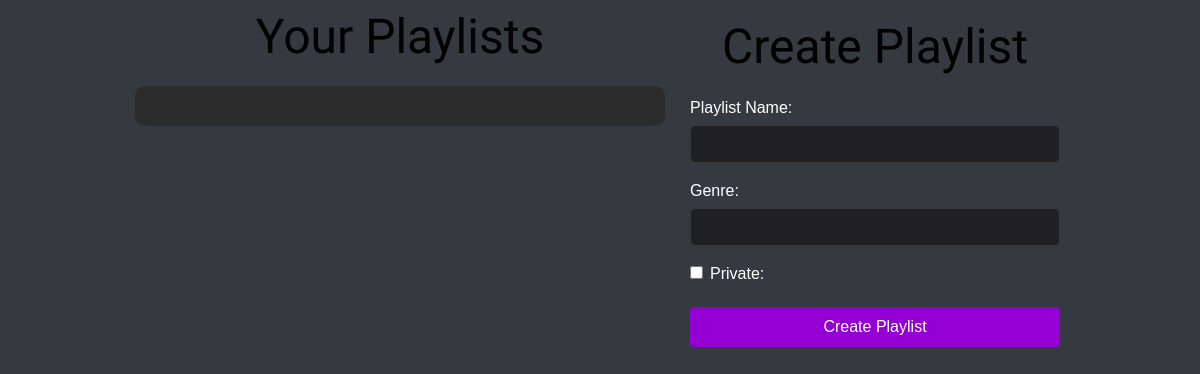
Before: /create_playlist (signed in) with the older database file.
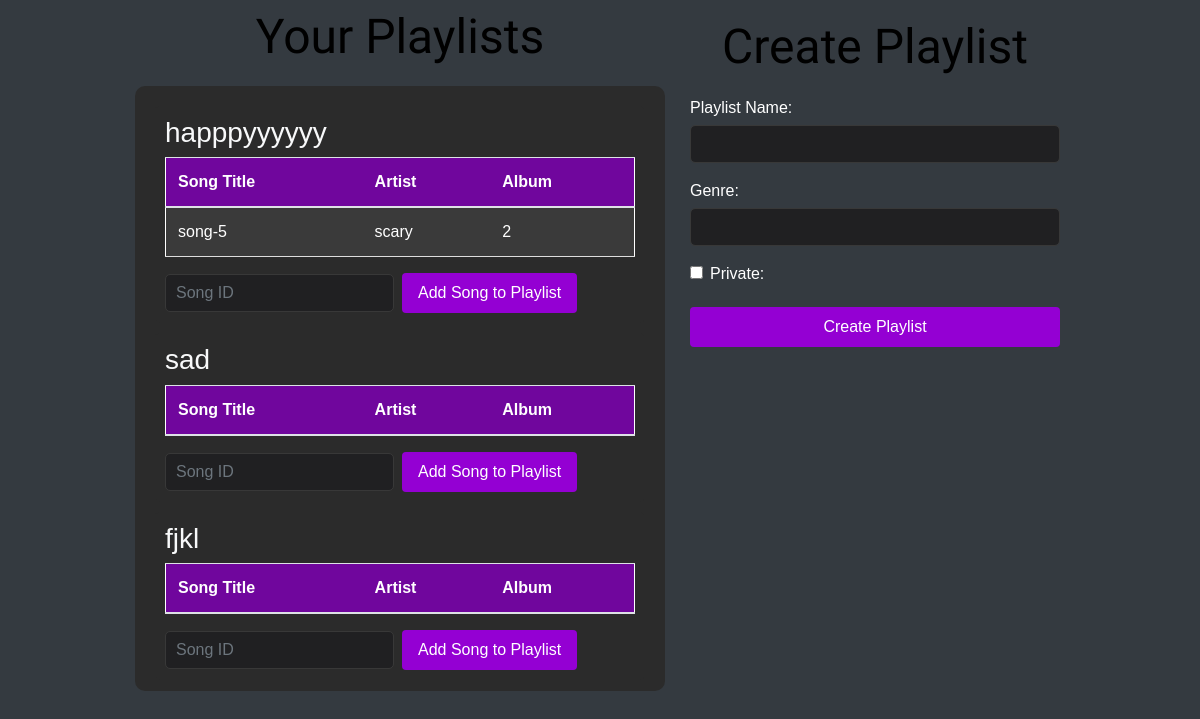
After: the same page with the newer database file.
### tables this page shows
CREATE TABLE playlists (
    playlist_id INTEGER PRIMARY KEY AUTOINCREMENT,
    creator_id TEXT,
    playlist_name TEXT NOT NULL,
    genre TEXT NOT NULL,
    is_private BOOLEAN NOT NULL CHECK (is_private IN (0, 1)),
    FOREIGN KEY (creator_id) REFERENCES users(user_id)
);

CREATE TABLE SONGS (
                song_id INTEGER PRIMARY KEY AUTOINCREMENT,
                album_id INTEGER,
                name TEXT,
                file TEXT,
                lyrics TEXT,
                release_date DATE,
                age_rating INTEGER CHECK(age_rating >= 9 AND age_rating <= 120),
                genre TEXT,
                duration INTEGER,
                is_limited BOOLEAN DEFAULT 0,
                user_id TEXT,
                FOREIGN KEY (album_id) REFERENCES ALBUM (album_id),
                FOREIGN KEY (user_id) REFERENCES USERS (user_id)
            );

### app.py (the view, shortened to what this page needs)
@app.route("/create_playlist", methods=["GET", "POST"])
def create_playlist():
    if "user_id" in session:
        user_id = session["user_id"]
        try:
            with sqlite3.connect("database.db") as connect:
                cursor = connect.cursor()
                cursor.execute(
                    "SELECT playlist_id, playlist_name FROM playlists WHERE creator_id = ?",
                    (user_id,)
                )
                playlists = cursor.fetchall()
                def get_songs_in_playlist(playlist_id):
                    cursor.execute(
                        """
                        SELECT songs.song_id, songs.name, songs.genre, songs.duration
                        FROM songs
                        INNER JOIN playlist_songs ON songs.song_id = playlist_songs.song_id
                        WHERE playlist_songs.playlist_id = ?
                        """,
                        (playlist_id,)
                    )
                    return cursor.fetchall()
            return render_template("create_playlist.html", playlists=playlists, get_songs_in_playlist=get_songs_in_playlist)
        except Exception as e:
            logging.error(f"Error fetching playlists: {e}")
            flash("An error occurred while fetching playlists.")
            return redirect(url_for("user"))
    else:
        flash("You are not authorized to access this page.")
        return redirect(url_for("home_page"))

### templates/create_playlist.html (shortened to what this page needs)
<!DOCTYPE html>
<html lang="en">
<head>
  <link rel="stylesheet" href="https://stackpath.bootstrapcdn.com/bootstrap/4.5.2/css/bootstrap.min.css">
  <link rel="stylesheet" type="text/css" href="{{ url_for('static', filename='css/style.css') }}">
</head>
<body class="bg-dark text-light">
  <div class="container-fluid mt-2" style="width: 80%;">
    <div class="row">
      <div class="col-md-7">
        <h2 class="header-custom">Your Playlists</h2>
        <div class="playlist-container">
          {% for playlist in playlists %}
          <div class="playlist">
            <h3>{{ playlist[1] }}</h3>
            <table class="table table-striped">
              <thead>
                <tr>
                  <th>Song Title</th>
                  <th>Artist</th>
                  <th>Album</th>
                </tr>
              </thead>
              <tbody>
                {% for song in get_songs_in_playlist(playlist[0]) %}
                <tr>
                  <td>{{ song[1] }}</td>
                  <td>{{ song[2] }}</td>
                  <td>{{ song[3] }}</td>
                </tr>
                {% endfor %}
              </tbody>
            </table>
            <form action="{{ url_for('add_song_to_playlist') }}" method="POST" class="form-inline">
              <div class="form-group mr-2">
                <input type="text" id="song_id" name="song_id" class="form-control" required placeholder="Song ID">
              </div>
              <button type="submit" class="btn btn-custom">Add Song to Playlist</button>
            </form>
          </div>
          {% endfor %}
        </div>
      </div>
      <div class="col-md-6 create-playlist-section">
        <h1 class="header-custom">Create Playlist</h1>
        <form action="{{ url_for('create_playlist') }}" method="POST" class="mb-5">
          <div class="form-group">
            <label for="playlist_name" class="form-label">Playlist Name:</label>
            <input type="text" id="playlist_name" name="playlist_name" class="form-control" required>
          </div>
          <div class="form-group">
            <label for="genre" class="form-label">Genre:</label>
            <input type="text" id="genre" name="genre" class="form-control" required>
          </div>
          <div class="form-group form-check">
            <input type="checkbox" id="is_private" name="is_private" class="form-check-input">
            <label for="is_private" class="form-check-label">Private:</label>
          </div>
          <button type="submit" class="btn btn-custom btn-block">Create Playlist</button>
        </form>
      </div>
    </div>
  </div>
</body>
</html>

Changed rows visible on the page:
added playlists: playlist_name "happpyyyyyy"
added SONGS: name "song-5", genre "scary", duration "2"
added playlists: playlist_name "sad"
added playlists: playlist_name "fjkl"
